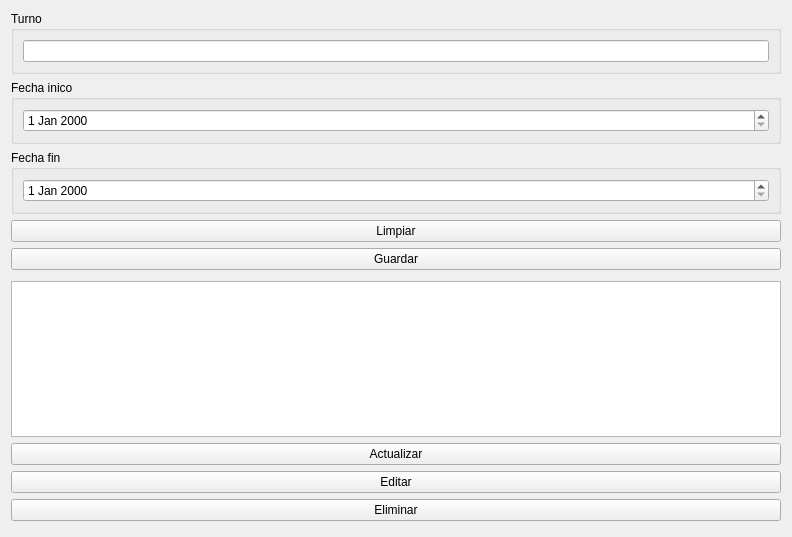
<?xml version="1.0" encoding="UTF-8"?>
<ui version="4.0">
 <class>F_Turno</class>
 <widget class="QWidget" name="F_Turno">
  <property name="geometry">
   <rect>
    <x>0</x>
    <y>0</y>
    <width>792</width>
    <height>537</height>
   </rect>
  </property>
  <property name="windowTitle">
   <string>Form</string>
  </property>
  <layout class="QVBoxLayout" name="verticalLayout">
   <item>
    <widget class="QGroupBox" name="groupBox">
     <property name="title">
      <string>Turno</string>
     </property>
     <layout class="QHBoxLayout" name="horizontalLayout">
      <item>
       <widget class="QLineEdit" name="nombre_turno"/>
      </item>
     </layout>
    </widget>
   </item>
   <item>
    <widget class="QGroupBox" name="groupBox_2">
     <property name="title">
      <string>Fecha inico</string>
     </property>
     <layout class="QHBoxLayout" name="horizontalLayout_2">
      <item>
       <widget class="QDateEdit" name="fecha_inicio"/>
      </item>
     </layout>
    </widget>
   </item>
   <item>
    <widget class="QGroupBox" name="groupBox_3">
     <property name="title">
      <string>Fecha fin</string>
     </property>
     <layout class="QHBoxLayout" name="horizontalLayout_3">
      <item>
       <widget class="QDateEdit" name="fecha_fin"/>
      </item>
     </layout>
    </widget>
   </item>
   <item>
    <widget class="QPushButton" name="PB_Limpiar">
     <property name="text">
      <string>Limpiar</string>
     </property>
    </widget>
   </item>
   <item>
    <widget class="QPushButton" name="PB_Guardar">
     <property name="text">
      <string>Guardar</string>
     </property>
    </widget>
   </item>
   <item>
    <spacer name="verticalSpacer_2">
     <property name="orientation">
      <enum>Qt::Vertical</enum>
     </property>
     <property name="sizeHint" stdset="0">
      <size>
       <width>20</width>
       <height>40</height>
      </size>
     </property>
    </spacer>
   </item>
   <item>
    <widget class="QTableView" name="tableView"/>
   </item>
   <item>
    <widget class="QPushButton" name="PB_Actualizar">
     <property name="text">
      <string>Actualizar</string>
     </property>
    </widget>
   </item>
   <item>
    <widget class="QPushButton" name="PB_Editar">
     <property name="text">
      <string>Editar</string>
     </property>
    </widget>
   </item>
   <item>
    <widget class="QPushButton" name="PB_Eliminar">
     <property name="text">
      <string>Eliminar</string>
     </property>
    </widget>
   </item>
   <item>
    <spacer name="verticalSpacer">
     <property name="orientation">
      <enum>Qt::Vertical</enum>
     </property>
     <property name="sizeHint" stdset="0">
      <size>
       <width>20</width>
       <height>40</height>
      </size>
     </property>
    </spacer>
   </item>
  </layout>
 </widget>
 <resources/>
 <connections/>
</ui>
